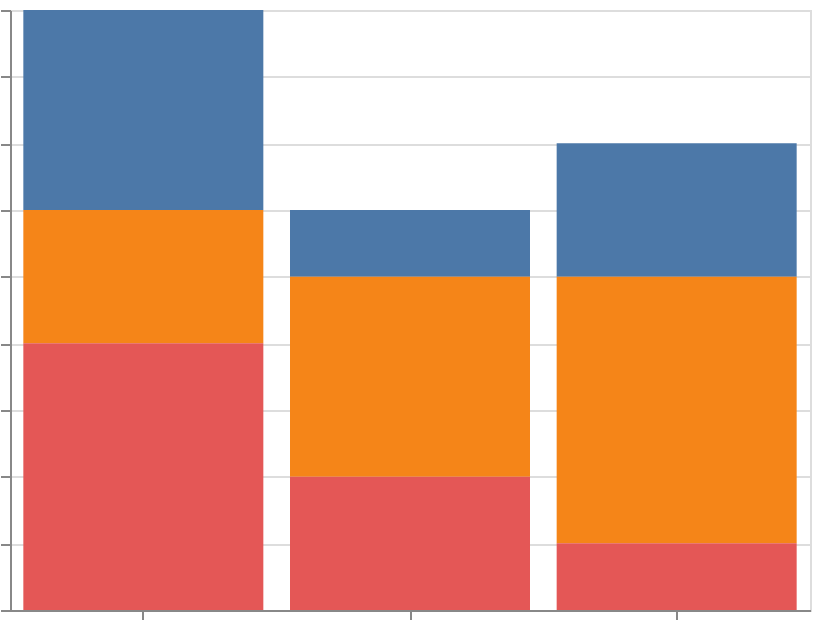

Source (Vega-Lite JSON):
### Vega-Lite specification from a JSON file in a GitHub repository (floating-point values rounded to 4 significant figures)
{"$schema": "https://vega.github.io/schema/vega-lite/v6.json", "width": 400, "height": 300, "padding": 5, "autosize": "none", "data": {"name": "table", "values": [{"cat": "A", "group": "X", "val": 3}, {"cat": "A", "group": "Y", "val": 2}, {"cat": "A", "group": "Z", "val": 4}, {"cat": "B", "group": "X", "val": 1}, {"cat": "B", "group": "Y", "val": 3}, {"cat": "B", "group": "Z", "val": 2}, {"cat": "C", "group": "X", "val": 2}, {"cat": "C", "group": "Y", "val": 4}, {"cat": "C", "group": "Z", "val": 1}]}, "mark": "bar", "encoding": {"x": {"field": "cat", "type": "nominal"}, "y": {"field": "val", "type": "quantitative"}, "color": {"field": "group", "type": "nominal"}}}
